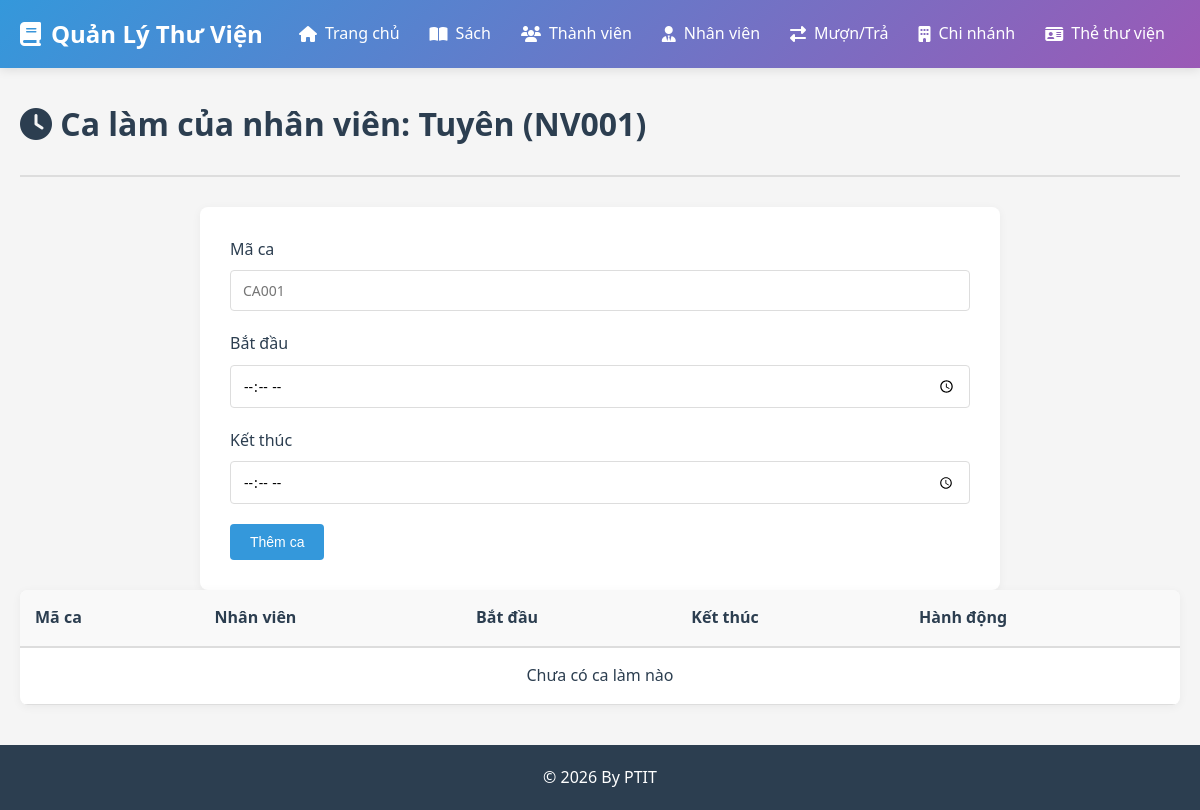
/nhan-vien/NV001/ca-lam, run on an earlier commit of the app's database.
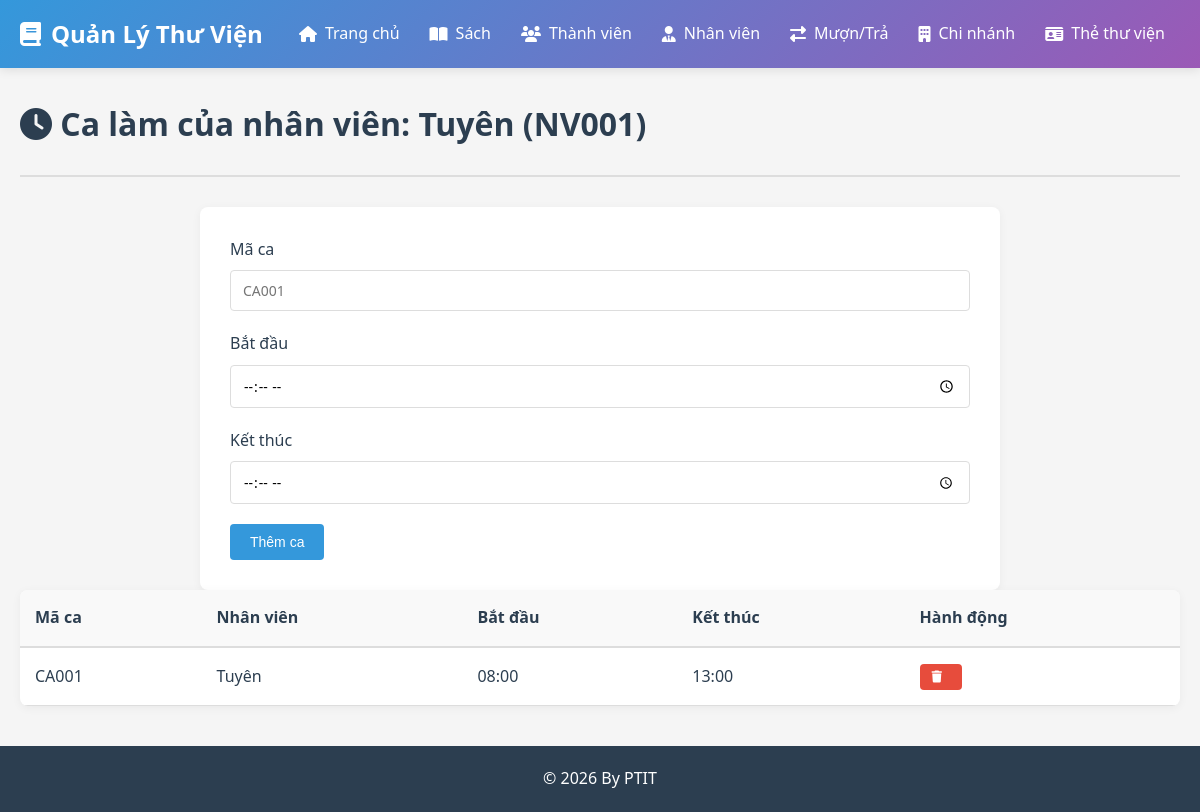
And on a later commit of the database.
### app/models/__init__.py (models this page shows, shortened)
class NhanVien(db.Model):
    __tablename__ = 'nhan_vien'
    ma_nv = db.Column(db.String(10), primary_key=True)
    ho_ten = db.Column(db.String(150), nullable=False)
    dia_chi = db.Column(db.String(255))
    sdt = db.Column(db.String(15))
    email = db.Column(db.String(100))
    ma_chi_nhanh = db.Column(db.String(10), db.ForeignKey('chi_nhanh.ma_chi_nhanh'), nullable=False)
    ngay_vao = db.Column(db.Date, default=datetime.now)
    ca_lam = db.relationship('CaLam', backref='nhan_vien', lazy=True, cascade='all, delete-orphan')
    don_muon = db.relationship('DonMuon', foreign_keys='DonMuon.ma_nv', backref='nhan_vien', lazy=True)

class CaLam(db.Model):
    __tablename__ = 'ca_lam'
    ma_ca_lam = db.Column(db.String(10), primary_key=True)
    ma_nv = db.Column(db.String(10), db.ForeignKey('nhan_vien.ma_nv'), nullable=False)
    thoi_gian_bat_dau = db.Column(db.Time, nullable=False)
    thoi_gian_ket_thuc = db.Column(db.Time, nullable=False)

### app/routes/__init__.py (the view, shortened to what this page needs)
@bp.route('/nhan-vien/<ma_nv>/ca-lam', methods=['GET', 'POST'])
def quan_ly_ca_lam_nhan_vien(ma_nv):
    nhan_vien = db.session.get(NhanVien, ma_nv)
    if not nhan_vien:
        flash('Không tìm thấy nhân viên', 'danger')
        return redirect(url_for('main.danh_sach_nhan_vien'))
    ca_lam = db.session.query(CaLam).filter_by(ma_nv=ma_nv).all()
    return render_template('nhan_vien/ca_lam.html', nhan_vien=nhan_vien, ca_lam=ca_lam)

### app/templates/nhan_vien/ca_lam.html (shortened to what this page needs)
{% extends "base.html" %}
{% block content %}
<div class="page-header">
    <h1><i class="fas fa-clock"></i> Ca làm của nhân viên: {{ nhan_vien.ho_ten }} ({{ nhan_vien.ma_nv }})</h1>
</div>
<div class="form-container">
    <form method="POST" class="form-inline mb-3">
        <div class="form-group mr-2">
            <label for="ma_ca_lam" class="mr-1">Mã ca</label>
            <input type="text" id="ma_ca_lam" name="ma_ca_lam" class="form-control" placeholder="CA001">
        </div>
        <div class="form-group mr-2">
            <label for="thoi_gian_bat_dau" class="mr-1">Bắt đầu</label>
            <input type="time" id="thoi_gian_bat_dau" name="thoi_gian_bat_dau" class="form-control">
        </div>
        <div class="form-group mr-2">
            <label for="thoi_gian_ket_thuc" class="mr-1">Kết thúc</label>
            <input type="time" id="thoi_gian_ket_thuc" name="thoi_gian_ket_thuc" class="form-control">
        </div>
        <button type="submit" class="btn btn-primary">Thêm ca</button>
    </form>
</div>
<div class="table-responsive">
    <table class="table">
        <thead>
            <tr>
                <th>Mã ca</th>
                <th>Nhân viên</th>
                <th>Bắt đầu</th>
                <th>Kết thúc</th>
                <th>Hành động</th>
            </tr>
        </thead>
        <tbody>
            {% for ca in ca_lam %}
            <tr>
                <td>{{ ca.ma_ca_lam }}</td>
                <td>{{ nhan_vien.ho_ten }}</td>
                <td>{{ ca.thoi_gian_bat_dau.strftime('%H:%M') if ca.thoi_gian_bat_dau else 'N/A' }}</td>
                <td>{{ ca.thoi_gian_ket_thuc.strftime('%H:%M') if ca.thoi_gian_ket_thuc else 'N/A' }}</td>
                <td>
                    <form method="POST" action="{{ url_for('main.xoa_ca_lam', ma_ca_lam=ca.ma_ca_lam) }}" style="display:inline-block" onsubmit="return confirm('Xóa ca làm?');">
                        <button class="btn btn-sm btn-danger" type="submit"><i class="fas fa-trash"></i></button>
                    </form>
                </td>
            </tr>
            {% else %}
            <tr>
                <td colspan="5" class="text-center">Chưa có ca làm nào</td>
            </tr>
            {% endfor %}
        </tbody>
    </table>
</div>
{% endblock %}

What changed in the data, as far as the page shows it:
added CaLam: ma_ca_lam "CA001", {{ nhan_vien.ho_ten }} "Tuyên", thoi_gian_bat_dau "08:00", thoi_gian_ket_thuc "13:00"
Also different on the page:
text no longer shown: "Chưa có ca làm nào"
